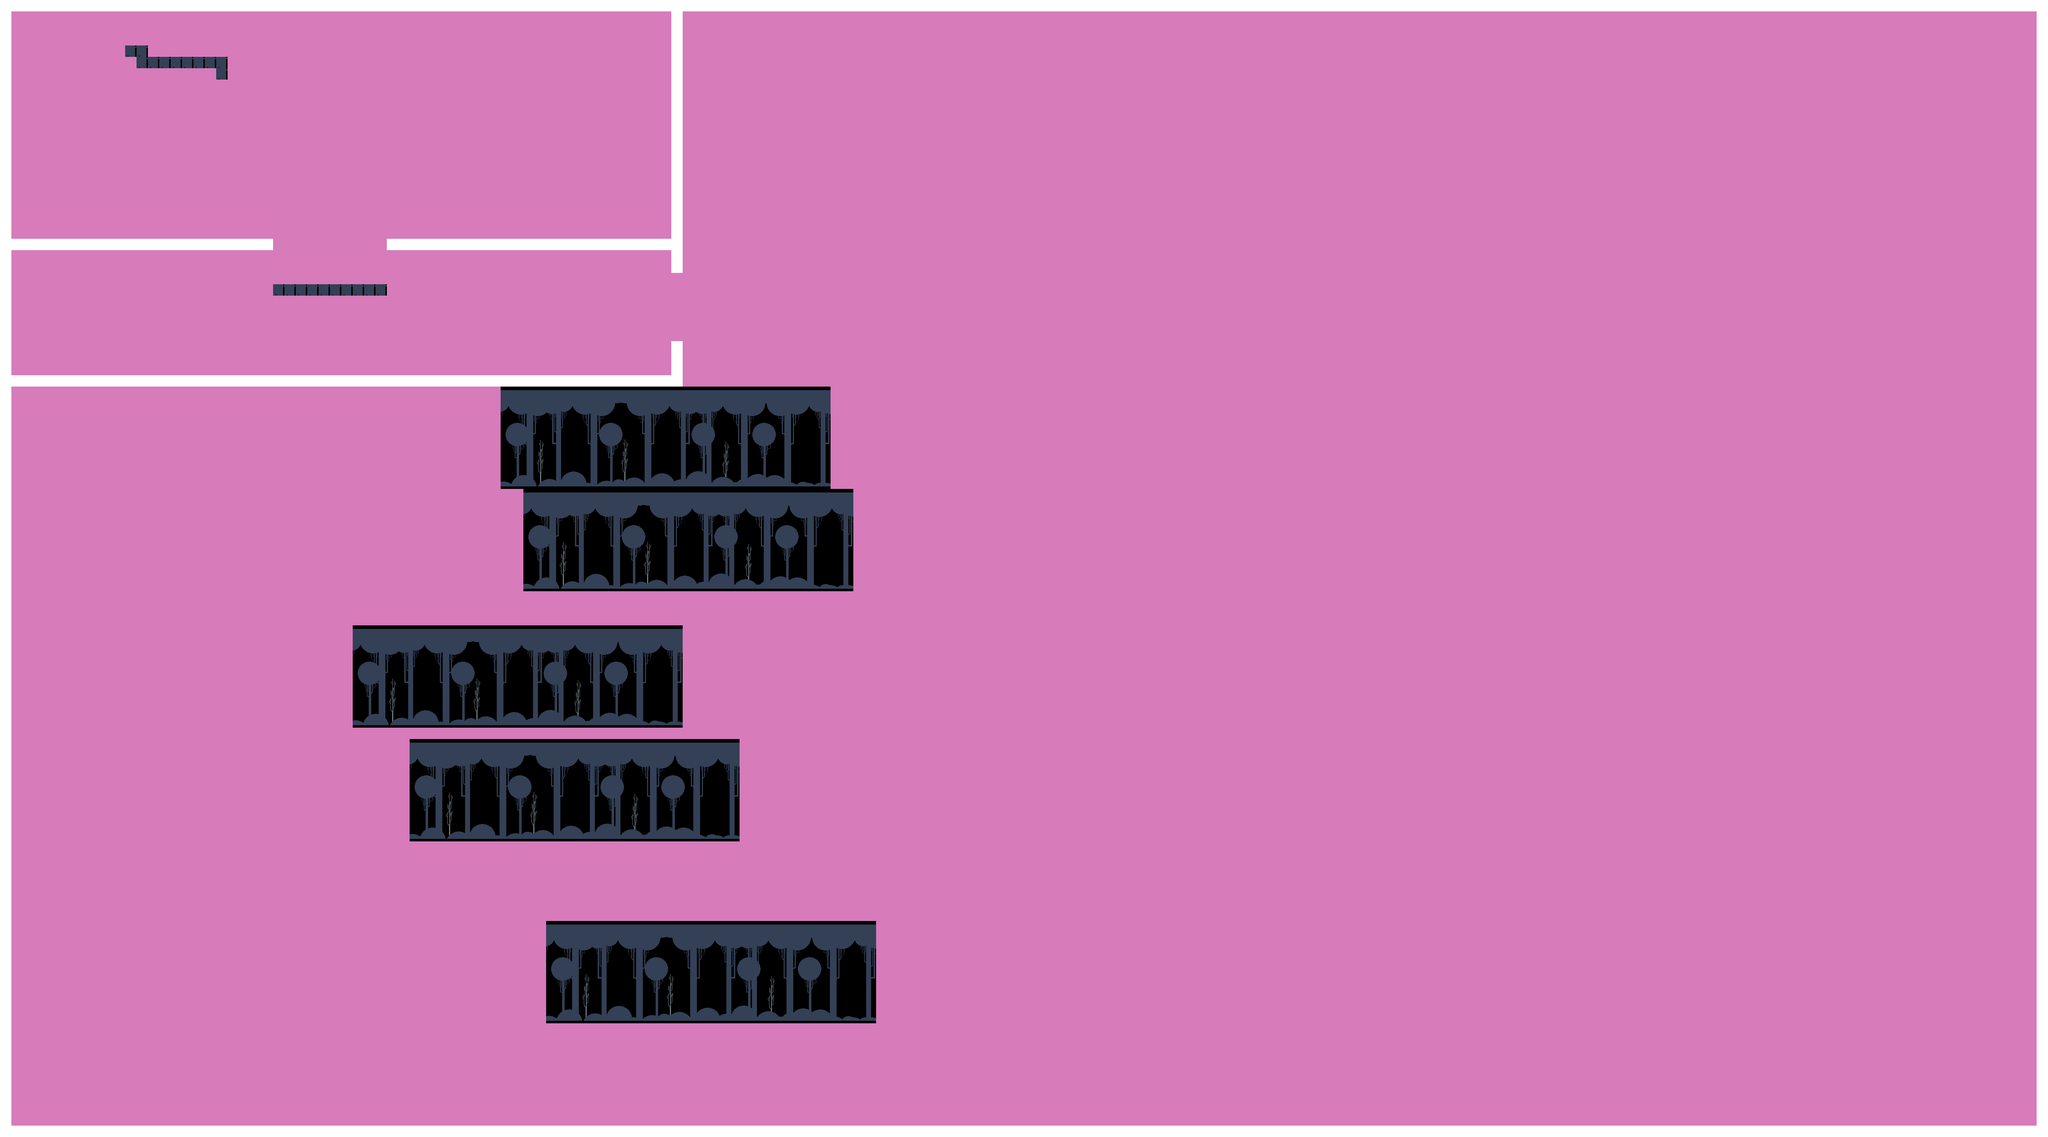

A 2D game scene composited from a Tiled map and its tileset images. What follows is a short description and the map's XML, with each tile layer's data collapsed to a summary:
An orthogonal 180x100 tile map with 32x32 px tiles, 1 tile layer (Background), 2 tilesets and 29 objects (player).

<map version="1.2" tiledversion="1.3.1" orientation="orthogonal" renderorder="right-down" compressionlevel="0" width="180" height="100" tilewidth="32" tileheight="32" infinite="0" nextlayerid="13" nextobjectid="40">
 <editorsettings>
  <export target="test.lua" format="lua" />
 </editorsettings>
 <tileset firstgid="1" source="../tilesets/test.tsx" />
 <tileset firstgid="5" source="../tilesets/forest1.tsx" />
 <layer id="4" name="Background" width="180" height="100">
  <data>[18000 cells, 18000 non-empty, 263 distinct tile ids]</data>
 </layer>
 <objectgroup id="9" name="Ground">
  <object id="24" x="32.0606" y="672.029" width="733.939" height="31.8986" />
  <object id="25" x="31.6667" y="1056.01" width="1856.25" height="31.9635" />
  <object id="26" x="1088.33" y="672.333" width="799" height="31.6667" />
  <object id="27" x="31" y="3168.5" width="5696.73" height="31" />
  <object id="31" x="1888.67" y="960.667" width="30.6667" height="127.333" />
  <object id="33" x="32.0606" y="672.029" width="733.939" height="31.8986" />
  <object id="34" x="31" y="3168.5" width="5696.73" height="31" />
  <object id="38" x="33.3333" y="1.33333" width="5690" height="30" />
 </objectgroup>
 <objectgroup id="10" name="Walls">
  <object id="28" x="5728" y="0.666667" width="31.9167" height="3198.67" />
  <object id="29" x="0.333333" y="0.333333" width="31" height="3199.33" />
  <object id="32" x="1888.67" y="960.667" width="30.6667" height="127.333" />
  <object id="30" x="1888" y="32.6667" width="30.6667" height="734" />
  <object id="35" x="1888.67" y="960.667" width="30.6667" height="127.333" />
 </objectgroup>
 <objectgroup id="5" name="Spawns">
  <object id="4" name="Player" type="player" x="724.242" y="193.939" width="127.273" height="96.9697" />
 </objectgroup>
 <objectgroup id="8" name="Targets">
  <object id="10" x="184.247" y="408.179" width="68.0298" height="56.6915" />
  <object id="11" x="1113.99" y="419.517" width="93.541" height="45.3532" />
  <object id="12" x="1646.89" y="391.171" width="93.541" height="56.6915" />
  <object id="13" x="1391.78" y="215.428" width="110.548" height="59.5261" />
  <object id="14" x="989.267" y="172.909" width="79.3681" height="51.0224" />
  <object id="15" x="442.194" y="405.344" width="204.089" height="119.052" />
  <object id="16" x="801.854" y="430.253" width="96.3756" height="51.0224" />
  <object id="17" x="238.104" y="847.538" width="31.1803" height="39.6841" />
  <object id="18" x="617.938" y="924.072" width="45.3532" height="34.0149" />
  <object id="19" x="1028.95" y="904.23" width="8.50373" height="8.50373" />
  <object id="20" x="1468.31" y="853.207" width="53.8569" height="34.0149" />
  <object id="21" x="1703.58" y="765.335" width="19.842" height="2.83458" />
  <object id="22" x="1352.09" y="742.659" width="31.1803" height="5.66915" />
 </objectgroup>
 <objectgroup id="11" name="Ramps">
  <object id="39" x="1632.04" y="1056.03">
   <polygon points="0,0 255.583,2.09375 256.25,-95.6146" />
  </object>
 </objectgroup>
 <objectgroup id="12" name="Platforms">
  <object id="36" x="768" y="800" width="319.5" height="32" />
 </objectgroup>
</map>
